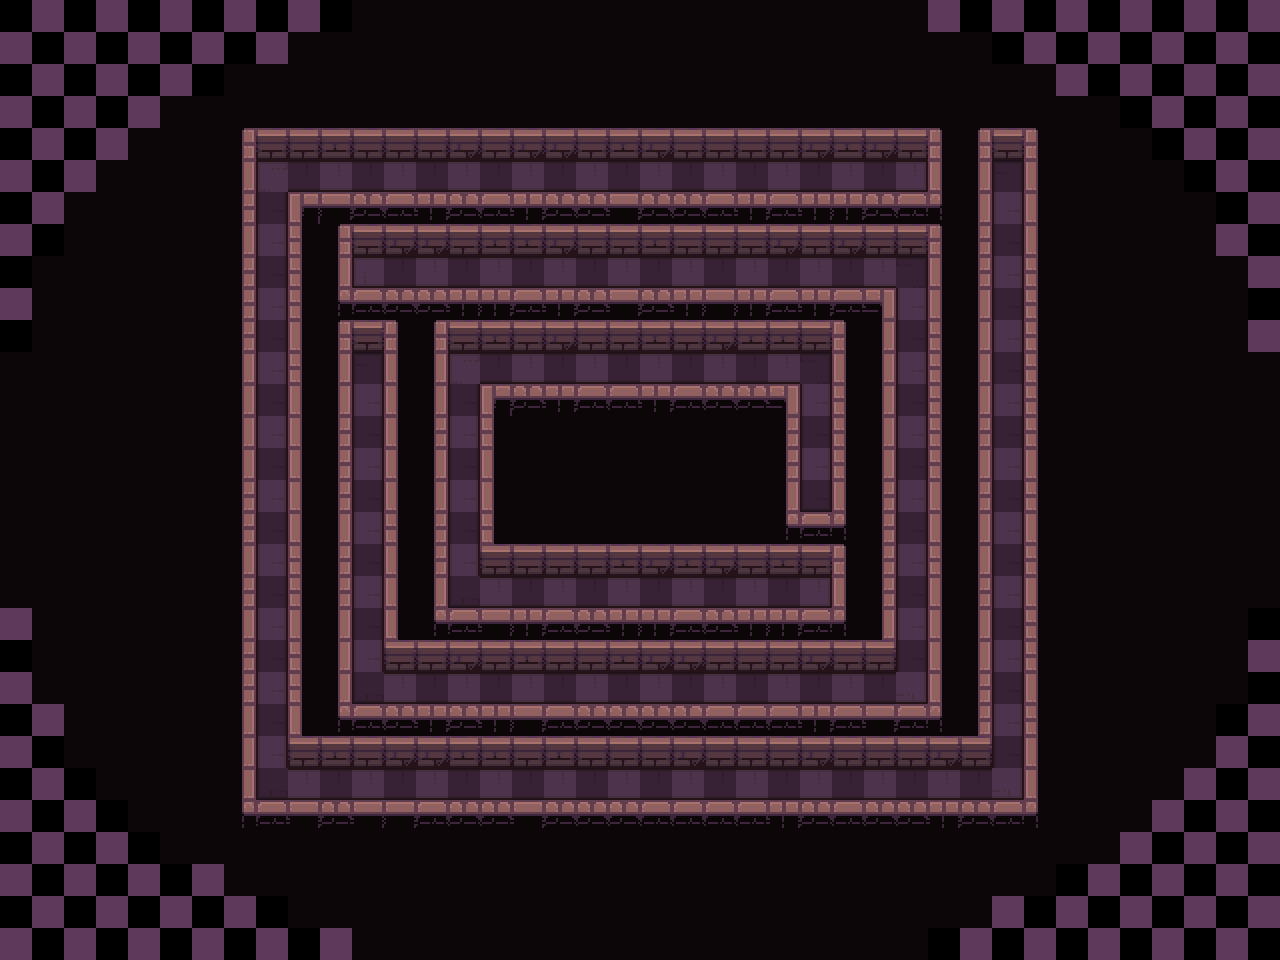

This is a level from a 2D game, rendered from its Tiled map with the project's own tilesets. A one-line summary and the map file follow, with tile-layer data summarised:
An orthogonal 40x30 tile map with 32x32 px tiles, 5 tile layers (checkers, path, types, ground, ...), 2 hidden layers not drawn and 7 objects (3x switch, 3x hero, rectangle).

<map version="1.2" tiledversion="2019.03.13" orientation="orthogonal" renderorder="right-down" width="40" height="30" tilewidth="32" tileheight="32" infinite="0" nextlayerid="86" nextobjectid="13">
 <tileset firstgid="1" name="tileset" tilewidth="32" tileheight="32" spacing="2" margin="1" tilecount="200" columns="10">
  <image source="../model/tileset.png" trans="000000" width="340" height="680" />
  <terraintypes>
   <terrain name="floor" tile="79" />
   <terrain name="wall" tile="69" />
   <terrain name="hole" tile="78" />
  </terraintypes>
 </tileset>
 <layer id="69" name="background" width="40" height="30" visible="0">
  <data>[1200 cells, 1016 non-empty, 1 distinct tile ids]</data>
 </layer>
 <layer id="85" name="checkers" width="40" height="30">
  <data>[1200 cells, 600 non-empty, 1 distinct tile ids]</data>
 </layer>
 <layer id="70" name="path2" width="40" height="30" visible="0">
  <data>[1200 cells, 150 non-empty, 1 distinct tile ids]</data>
 </layer>
 <layer id="73" name="path" width="40" height="30">
  <data>[1200 cells, 174 non-empty, 1 distinct tile ids]</data>
 </layer>
 <layer id="78" name="types" width="40" height="30">
  <data>[1200 cells, 1016 non-empty, 3 distinct tile ids]</data>
 </layer>
 <layer id="79" name="ground" width="40" height="30">
  <data>[1200 cells, 1016 non-empty, 34 distinct tile ids]</data>
 </layer>
 <layer id="84" name="above_characters" width="40" height="30">
  <data>[1200 cells, 264 non-empty, 17 distinct tile ids]</data>
 </layer>
 <objectgroup id="14" name="config">
  <object id="12" name="frame" type="rectangle" x="242" y="130" width="794" height="685" />
 </objectgroup>
 <objectgroup id="2" name="objects">
  <object id="10" name="switch" type="switch" x="367" y="370">
   <properties>
    <property name="autoDisable" type="bool" value="false" />
   </properties>
   <point />
  </object>
  <object id="2" name="switch" type="switch" x="814" y="499">
   <properties>
    <property name="autoDisable" type="bool" value="false" />
   </properties>
   <point />
  </object>
  <object id="11" name="switch" type="switch" x="911" y="179">
   <properties>
    <property name="autoDisable" type="bool" value="false" />
   </properties>
   <point />
  </object>
  <object id="1" name="hero" type="hero" x="814.67" y="595">
   <point />
  </object>
  <object id="8" name="hero" type="hero" x="369" y="274">
   <point />
  </object>
  <object id="9" name="hero" type="hero" x="1008" y="178">
   <point />
  </object>
 </objectgroup>
</map>
